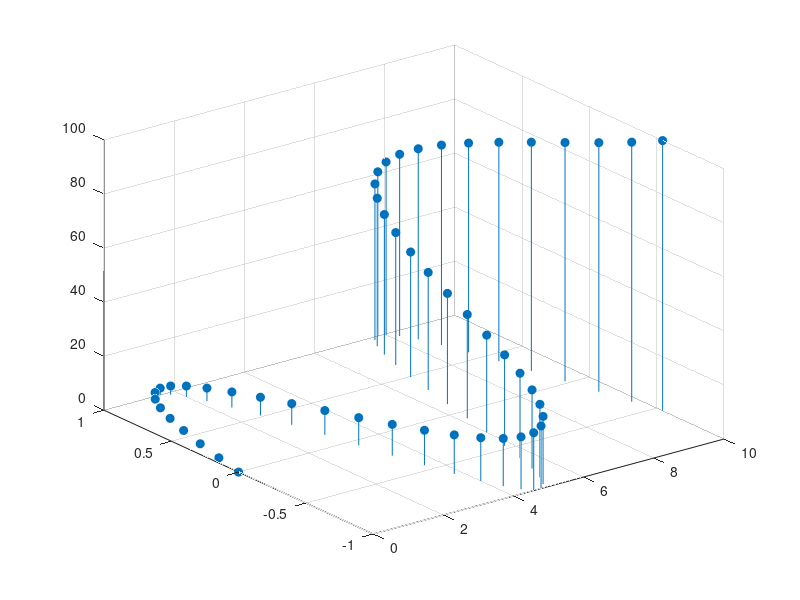

This chart was generated by the following MATLAB code:
% ======================================================================= %
% Generate stem plot.
% ======================================================================= %
clc; clear; close all;

t = 0:0.2:10;
x = t;
y = sin(t);
z = x.^2;

stem3(x, y, z, 'fill');
